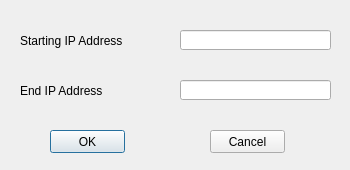
<?xml version="1.0" encoding="UTF-8"?>
<ui version="4.0">
 <class>CGetIPDlg</class>
 <widget class="QDialog" name="CGetIPDlg">
  <property name="geometry">
   <rect>
    <x>0</x>
    <y>0</y>
    <width>350</width>
    <height>170</height>
   </rect>
  </property>
  <property name="minimumSize">
   <size>
    <width>350</width>
    <height>170</height>
   </size>
  </property>
  <property name="maximumSize">
   <size>
    <width>350</width>
    <height>170</height>
   </size>
  </property>
  <property name="baseSize">
   <size>
    <width>350</width>
    <height>170</height>
   </size>
  </property>
  <property name="windowTitle">
   <string>Input IP Setcion</string>
  </property>
  <widget class="QLabel" name="StartIP">
   <property name="geometry">
    <rect>
     <x>20</x>
     <y>30</y>
     <width>151</width>
     <height>21</height>
    </rect>
   </property>
   <property name="text">
    <string>Starting IP Address</string>
   </property>
  </widget>
  <widget class="QLabel" name="EndIP">
   <property name="geometry">
    <rect>
     <x>20</x>
     <y>80</y>
     <width>151</width>
     <height>21</height>
    </rect>
   </property>
   <property name="layoutDirection">
    <enum>Qt::LeftToRight</enum>
   </property>
   <property name="text">
    <string>End IP Address</string>
   </property>
  </widget>
  <widget class="QPushButton" name="GetIP_OK">
   <property name="geometry">
    <rect>
     <x>50</x>
     <y>130</y>
     <width>75</width>
     <height>23</height>
    </rect>
   </property>
   <property name="text">
    <string>OK</string>
   </property>
  </widget>
  <widget class="QPushButton" name="GetIP_Cancel">
   <property name="geometry">
    <rect>
     <x>210</x>
     <y>130</y>
     <width>75</width>
     <height>23</height>
    </rect>
   </property>
   <property name="text">
    <string>Cancel</string>
   </property>
  </widget>
  <widget class="QLineEdit" name="StartIP_Edit">
   <property name="geometry">
    <rect>
     <x>180</x>
     <y>30</y>
     <width>151</width>
     <height>20</height>
    </rect>
   </property>
  </widget>
  <widget class="QLineEdit" name="EndIP_Edit">
   <property name="geometry">
    <rect>
     <x>180</x>
     <y>80</y>
     <width>151</width>
     <height>20</height>
    </rect>
   </property>
  </widget>
 </widget>
 <layoutdefault spacing="6" margin="11"/>
 <resources/>
 <connections/>
</ui>
